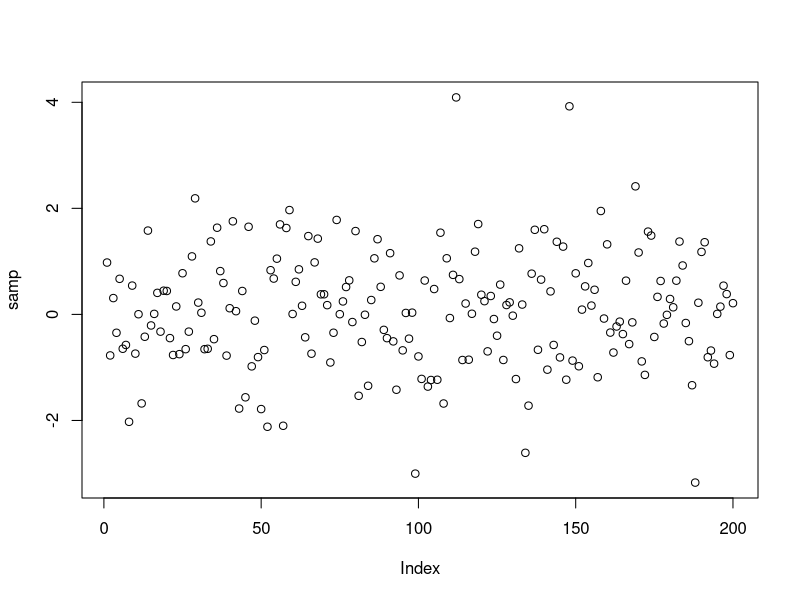

Write R code to recreate this figure.
#### ZAJECIA ####

print("Hello")


num_der <- function(f, x, h) {
  (f(x + h) - f(x)) / h
}

f <- function(x) exp(x)

num_der(f, 3, 1/100000)

n <- 200
samp <- rt(n, 10)
print(samp)
plot(samp)
